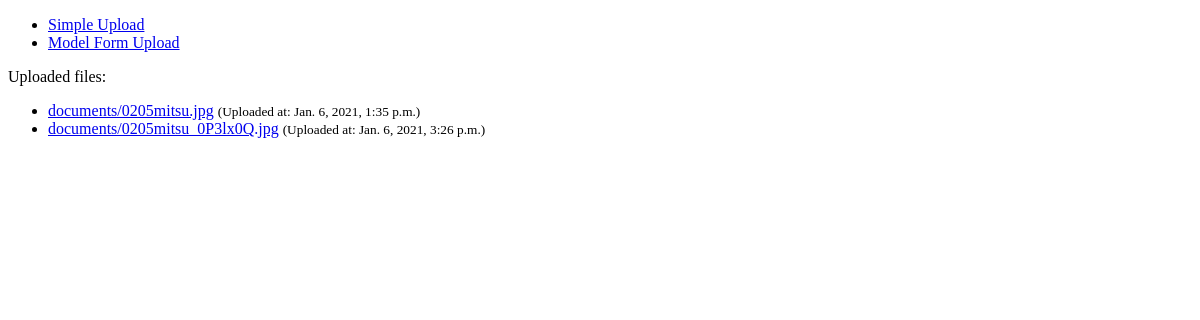
Before: / with the older database file.
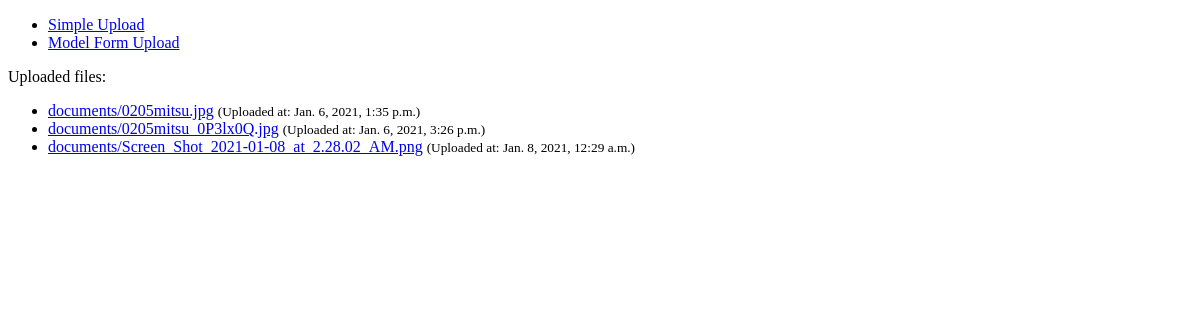
After: the same page with the newer database file.
### resturants/models.py (models this page shows)
class Document(models.Model):
    description = models.CharField(max_length=255, blank=True)
    document = models.FileField(upload_to='documents/')
    uploaded_at = models.DateTimeField(auto_now_add=True)

### resturants/views.py (the view)
# urls.py: 2. Add a URL to urlpatterns:  path('', views.home, name='home')
def home(request):
    documents = Document.objects.all()
    return render(request, 'home.html', {'documents': documents})

### resturants/templates/home.html
{% extends 'base.html' %} {% block content %}
<ul>
	<li>
		<a href="{% url 'simple_upload' %}">Simple Upload</a>
	</li>
	<li>
		<a href="{% url 'model_form_upload' %}">Model Form Upload</a>
	</li>
</ul>
<p>Uploaded files:</p>
<ul>
	{% for obj in documents %}
	<li>
		<a href="{{ obj.document.url }}">{{ obj.document.name }}</a>
		<small>(Uploaded at: {{ obj.uploaded_at }})</small>
	</li>
	{% endfor %}
</ul>
{% endblock %}

### resturants/templates/base.html (shortened to what this page needs)
<!DOCTYPE html>
<html>
	<head>
	</head>
	<body>
		{% block content %} {% endblock %}
	</body>
</html>

Changed rows visible on the page:
added Document: document.name "documents/Screen_Shot_2021-01-08_at_2.28.02_AM.png", uploaded_at "Jan. 8, 2021, 12:29 a.m."
